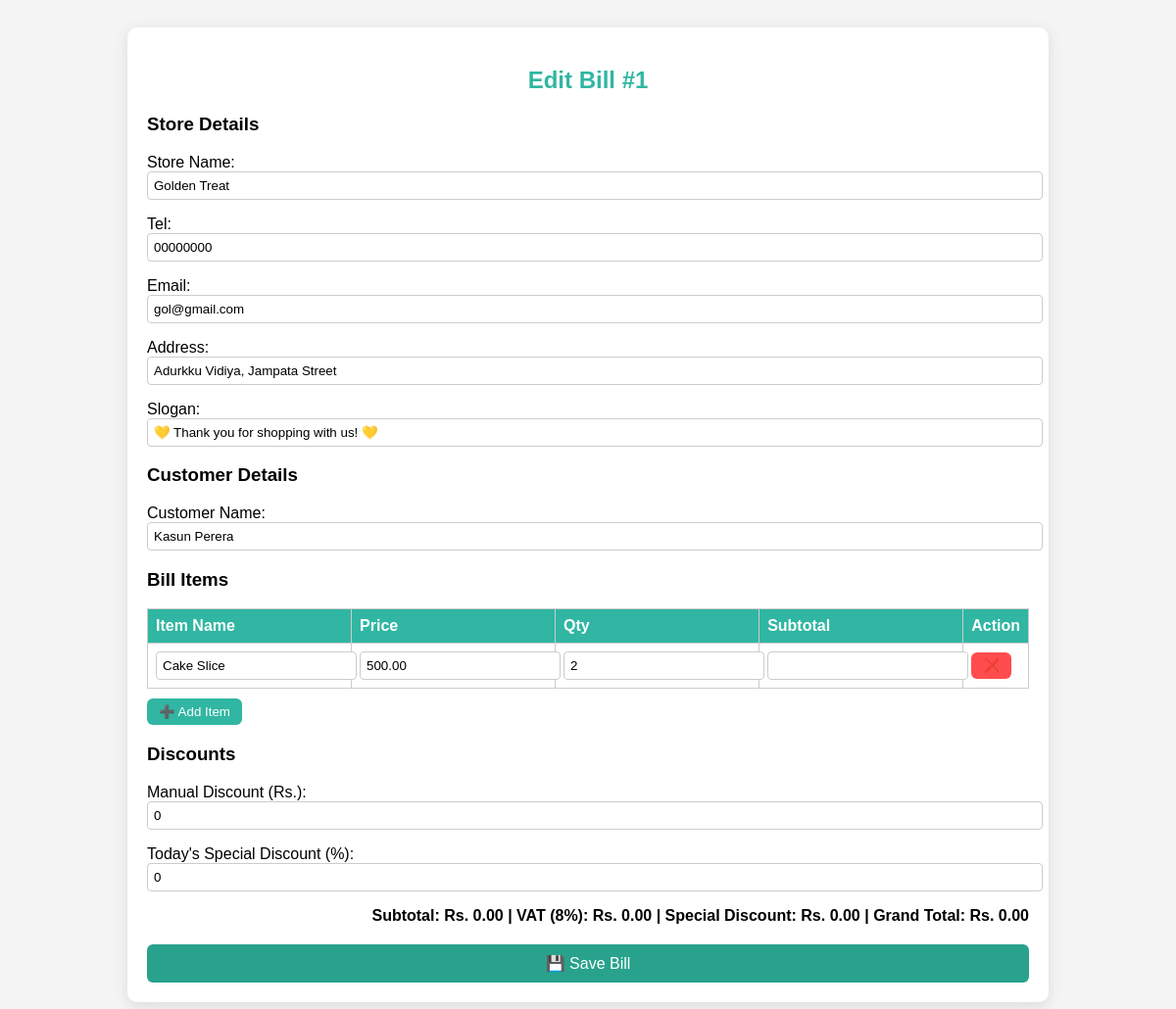
The app's page /payment/bill_edit.php?edit_id=1 with its own data.
### tables this page shows
CREATE TABLE bills (
    id INT AUTO_INCREMENT PRIMARY KEY,
    customer_name VARCHAR(100) NOT NULL,
    created_at DATETIME NOT NULL
);

CREATE TABLE bill_items (
    id INT AUTO_INCREMENT PRIMARY KEY,
    bill_id INT NOT NULL,
    item_name VARCHAR(100) NOT NULL,
    price DECIMAL(10,2) NOT NULL,
    qty INT NOT NULL,
    FOREIGN KEY (bill_id) REFERENCES bills(id) ON DELETE CASCADE
);

### payment/bill_edit.php (the view, shortened to what this page needs)
<?php
$host = "localhost";
$user = "root";
$pass = "";
$db   = "bakehouse";
$conn = new mysqli($host, $user, $pass, $db);
$bill_id = isset($_GET['edit_id']) ? intval($_GET['edit_id']) : 0;
$bill = $conn->query("SELECT * FROM bills WHERE id=$bill_id")->fetch_assoc();
$bill_items = $conn->query("SELECT * FROM bill_items WHERE bill_id=$bill_id")->fetch_all(MYSQLI_ASSOC);
?>
<!DOCTYPE html>
<html lang="en">
<head>
</head>
<body>
<div class="container">
<h2>Edit Bill #<?= $bill_id ?></h2>
<form id="billForm" method="post">
<h3>Store Details</h3>
<p>Store Name: <input type="text" name="store_name" value="<?= htmlspecialchars($bill['store_name']??'Golden Treat') ?>"></p>
<p>Tel: <input type="text" name="store_tel" value="<?= htmlspecialchars($bill['store_tel']??'00000000') ?>"></p>
<p>Email: <input type="email" name="store_email" value="<?= htmlspecialchars($bill['store_email']??'gol@gmail.com') ?>"></p>
<p>Address: <input type="text" name="store_address" value="<?= htmlspecialchars($bill['store_address']??'Adurkku Vidiya, Jampata Street') ?>"></p>
<p>Slogan: <input type="text" name="store_slogan" value="<?= htmlspecialchars($bill['store_slogan']??'💛 Thank you for shopping with us! 💛') ?>"></p>
<h3>Customer Details</h3>
<p>Customer Name: <input type="text" name="customer_name" value="<?= htmlspecialchars($bill['customer_name']) ?>" required></p>
<h3>Bill Items</h3>
<table id="items-table">
<thead><tr><th>Item Name</th><th>Price</th><th>Qty</th><th>Subtotal</th><th>Action</th></tr></thead>
<tbody>
<?php foreach($bill_items as $item): ?>
<tr>
<td><input type="text" class="item_name" value="<?= htmlspecialchars($item['item_name']) ?>"></td>
<td><input type="number" class="price" value="<?= $item['price'] ?>" oninput="updateSubtotal(this)"></td>
<td><input type="number" class="qty" value="<?= $item['qty'] ?>" oninput="updateSubtotal(this)"></td>
<td><input type="number" class="subtotal" value="<?= $item['subtotal'] ?>" readonly></td>
<td><button type="button" class="remove-btn" onclick="removeRow(this)">❌</button></td>
</tr>
<?php endforeach; ?>
</tbody>
</table>
<button type="button" class="add-btn" onclick="addItemRow()">➕ Add Item</button>
<h3>Discounts</h3>
<p>Manual Discount (Rs.): <input type="number" id="discount" name="discount" value="<?= $bill['discount']??0 ?>" oninput="updateTotal()"></p>
<p>Today's Special Discount (%): <input type="number" id="today_special" name="today_special" value="<?= $bill['today_special']??0 ?>" oninput="updateTotal()"></p>
<div class="total-display">
Subtotal: Rs. <span id="subtotal_display">0</span> | VAT (8%): Rs. <span id="vat_display">0</span> | Special Discount: Rs. <span id="special_display">0</span> | Grand Total: Rs. <span id="grandtotal_display">0</span>
</div>
<button type="button" class="save-btn" onclick="submitForm()">💾 Save Bill</button>
</form>
</div>
</body>
</html>

### payment/bill_edit.php (style rules this page uses)
body { font-family: Arial, sans-serif; background:#f4f4f4; padding:20px; }
.container { max-width:900px; margin:auto; background:#fff; padding:20px; border-radius:10px; box-shadow:0 4px 15px rgba(0,0,0,0.1); }
h2 { color:#30b6a2; text-align:center; }
table { width:100%; border-collapse:collapse; margin-top:10px; }
th, td { padding:8px; border:1px solid #ccc; text-align:left; }
th { background:#30b6a2; color:#fff; }
input[type="text"], input[type="number"], input[type="email"] { width:100%; padding:6px; border:1px solid #ccc; border-radius:4px; }
button { padding:6px 12px; border:none; border-radius:6px; cursor:pointer; }
.add-btn { background:#30b6a2; color:#fff; margin-top:10px; }
.remove-btn { background:#ff4d4f; color:#fff; }
.save-btn { background:#28a28c; color:#fff; width:100%; margin-top:20px; padding:10px; font-size:16px; }
.total-display { text-align:right; margin-top:10px; font-weight:bold; }

### records on screen
bills: customer_name "Kasun Perera"
bill_items: item_name "Cake Slice", price "500.00", qty "2"

### other values on screen
$bill_id "1"
